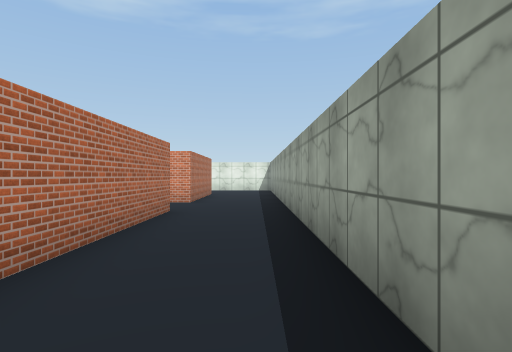
View 1 (above)

24 first-person views from a walk through a scene from a Unity 3-D project. The camera is 1.5 m above the floor, looks level and sees 80° across. The floor is counted in squares, 2 m on a side. Each view is taken from the middle of a square. On the plan, view 1 faces up. The plan holds only what a view shows up to about 10 squares ahead; the rest is blank. The player is left out. Some surface patterns are stand-ins.

View 2
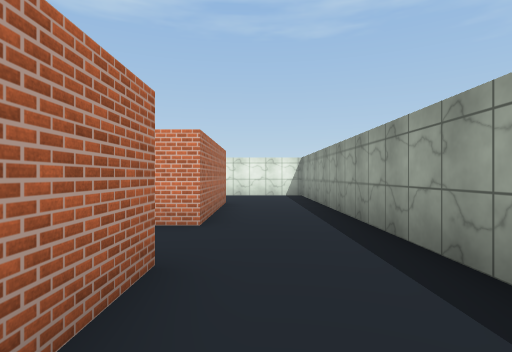

View 3
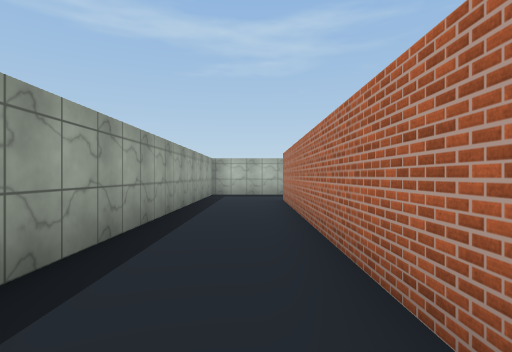

View 4
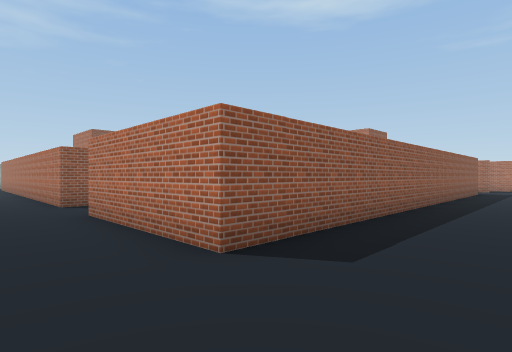

View 5
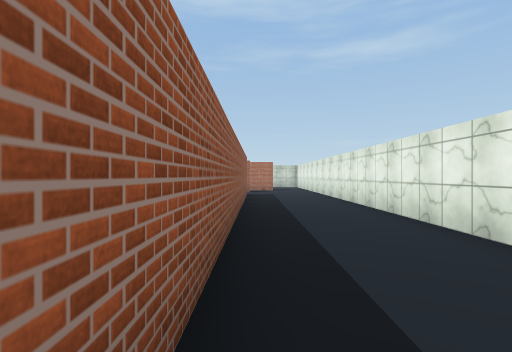

View 6
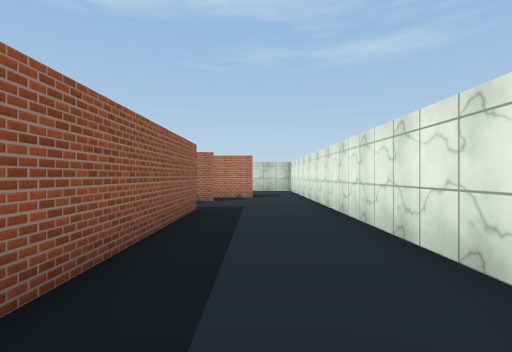

View 7
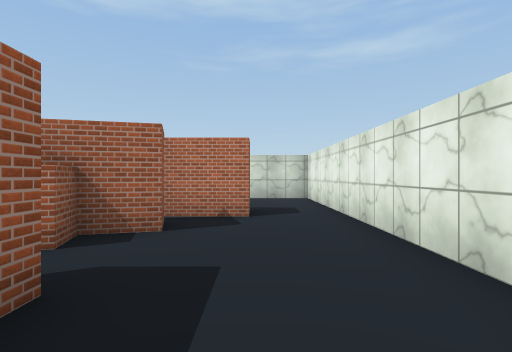

View 8
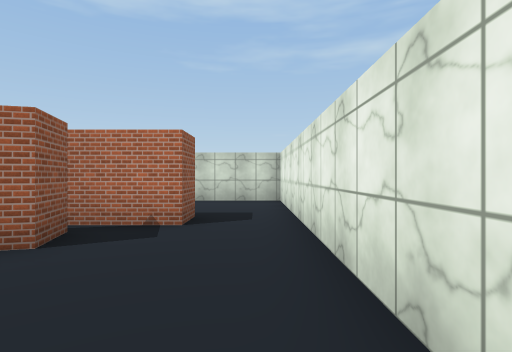

View 9
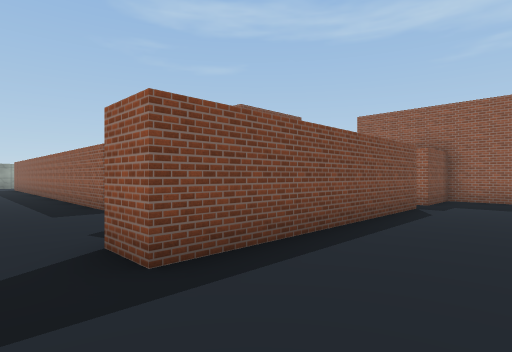

View 10
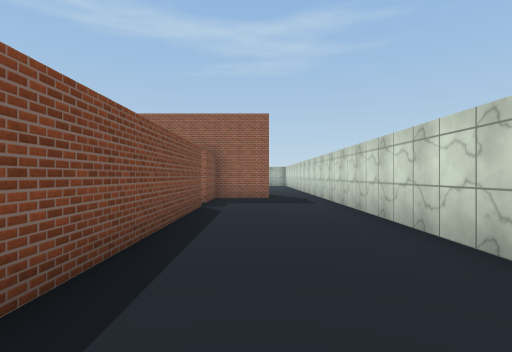

View 11
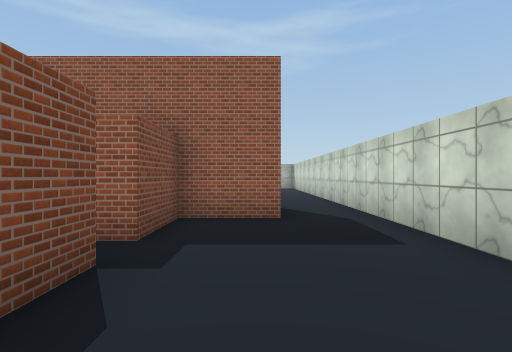

View 12
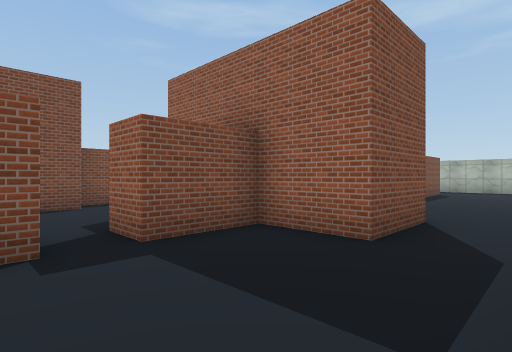

View 13
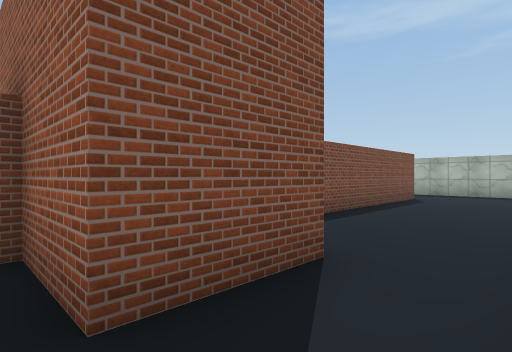

View 14
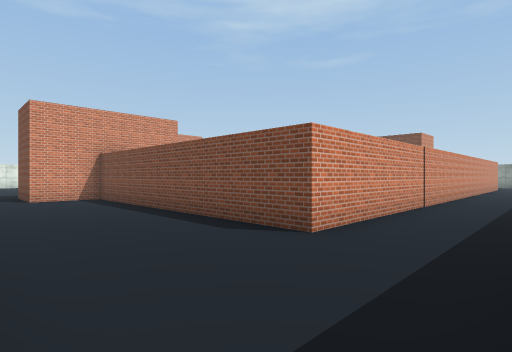

View 15
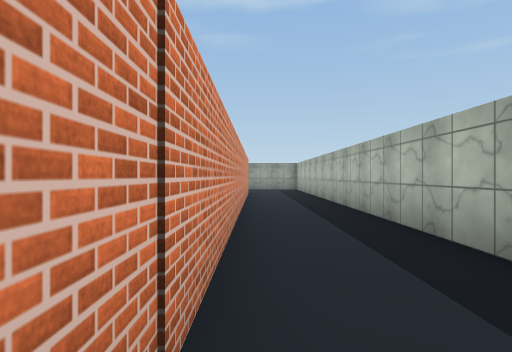

View 16
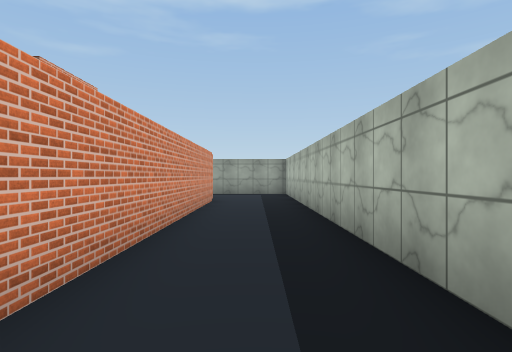

View 17
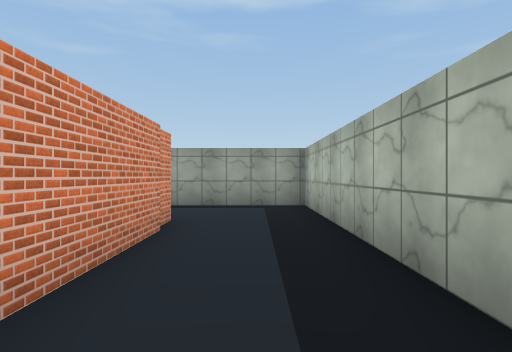

View 18
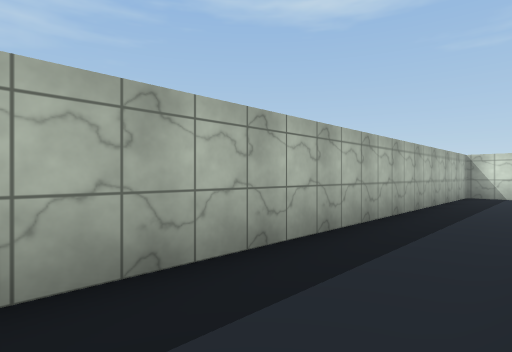

View 19
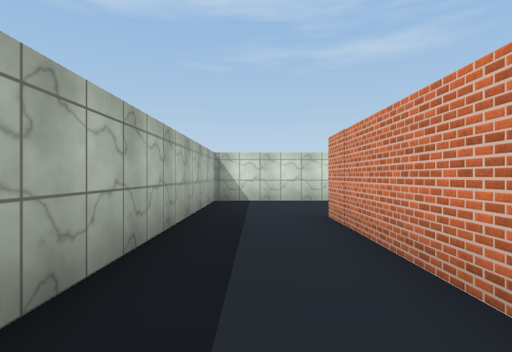

View 20
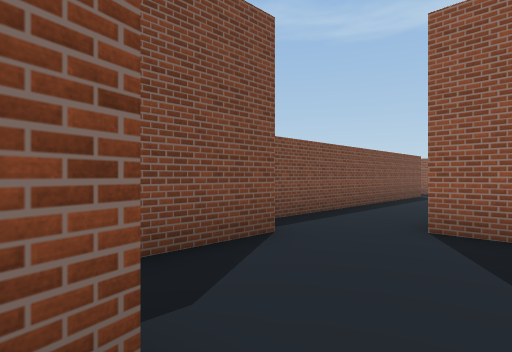

View 21
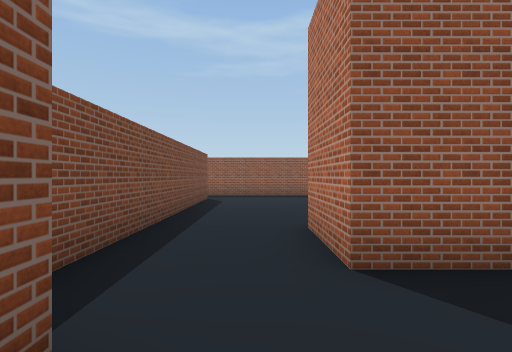

View 22
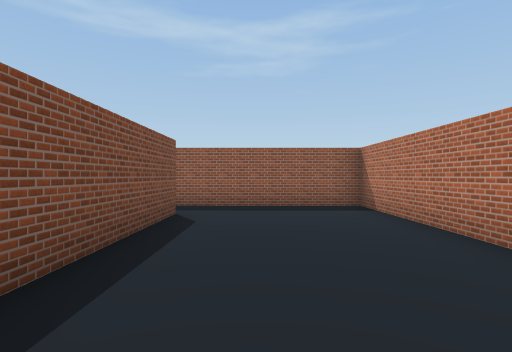

View 23
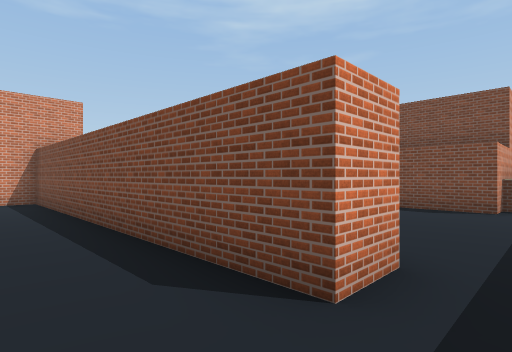

View 24
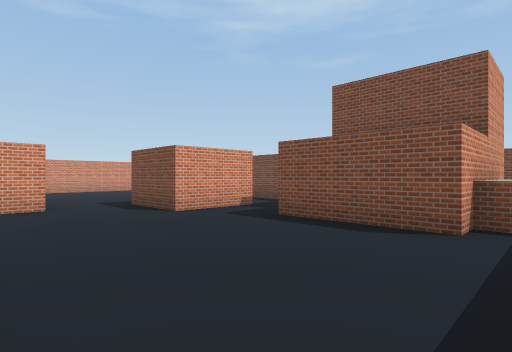

### Floor plan
Ten units are one square. View 1 is at (0, 0); x grows to the right and y downward. Boxes are objects, and circles mark ways between rooms. Rooms are numbered by the first view taken in them; rooms with no view inside come last. Other rooms are left out.
<svg viewBox="-238 -162 251 250">
<path fill="none" stroke="#000" d="M-150 -127 -18 -127 -18 -86 -26 -86M-62 -157 -233 -157 -233 -25M-181 -125 -171 -127 -169 -117 -160 -120M-196 -74 -196 -139 -186 -139 -186 -121M-25 -65 -18 -65 -18 57M-214 -25 -214 -45 -196 -45 -196 -65 -186 -65M8 66 8 -139M-233 48 -233 83 8 83 8 66M-233 -25 -233 0M-18 57 -196 57 -196 -25 -214 -25M-181 -45 -168 -45 -168 -25M-170 -85 -172 -90M-144 -24 -144 -59 -153 -59 -153 -79M-186 1 -186 47 -140 47M-134 31 -144 31 -144 -24M-84 -18 -96 -18 -96 -41M-78 36 -78 31M-115 -37 -124 -37M-46 31 -85 31 -85 1"/>
<circle cx="-225" cy="-35" r="3" fill="#2a7"/>
<circle cx="-5" cy="60" r="3" fill="#2a7"/>
<circle cx="-190" cy="-70" r="3" fill="#2a7"/>
<circle cx="-155" cy="-35" r="3" fill="#2a7"/>
<circle cx="-140" cy="40" r="3" fill="#2a7"/>
<text x="-110" y="-130">1</text>
<text x="-150" y="60">2</text>
<text x="-170" y="-60">3</text>
<text x="-160" y="10">4</text>
<text x="-110" y="10">5</text>
</svg>
Room 1 opens to room 2. Room 1 opens to room 3. Room 3 opens to room 4. Room 4 opens to room 5.

Where each view was taken, in squares from view 1:
view 1: 0 up, 0 right, facing up
view 2: 4 up, 1 left, facing up
view 3: 4 up, 1 left, facing down
view 4: 15 up, 0 right, facing down-left
view 5: 13 up, 3 left, facing left
view 6: 14 up, 8 left, facing left
view 7: 14 up, 13 left, facing left
view 8: 15 up, 14 left, facing left
view 9: 15 up, 22 left, facing down-right
view 10: 15 up, 21 left, facing down
view 11: 10 up, 21 left, facing down
view 12: 8 up, 23 left, facing down-right
view 13: 5 up, 23 left, facing down-right
view 14: 8 down, 23 left, facing up-right
view 15: 6 down, 16 left, facing right
view 16: 7 down, 12 left, facing right
view 17: 7 down, 7 left, facing right
view 18: 6 down, 11 left, facing down-left
view 19: 7 down, 14 left, facing left
view 20: 9 up, 18 left, facing down-right
view 21: 7 up, 16 left, facing down
view 22: 3 up, 16 left, facing down
view 23: 4 down, 16 left, facing up-right
view 24: 4 down, 13 left, facing up-right
